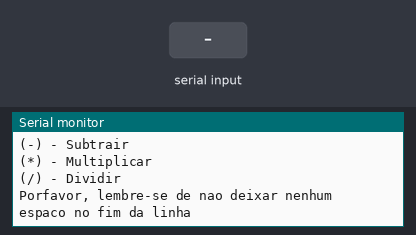
A sketch run on a simulated Arduino Mega 2560, built with avr-gcc and run on an emulated ATmega2560. Parts: the last lines printed to the serial monitor. The inputs (shaded band) are chosen by the test bench.

Above: at 1.0 s.
1.1 s: "s" received over Serial
At 2.0 s:
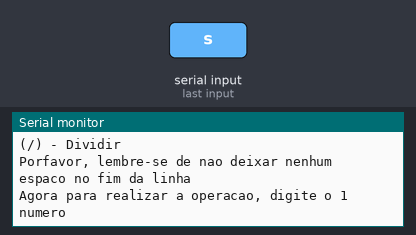
2.6 s: "+" received over Serial
At 3.9 s:
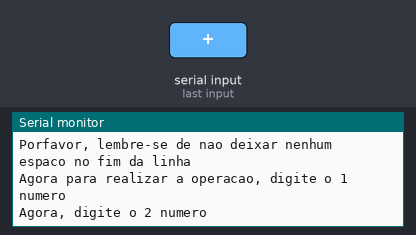
5.1 s: "-" received over Serial
At 7.2 s:
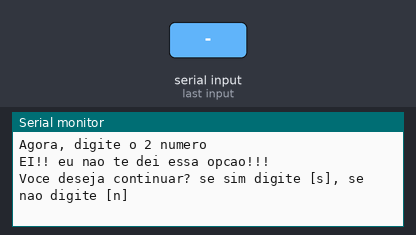
7.6 s: "*" received over Serial
At 9.4 s:
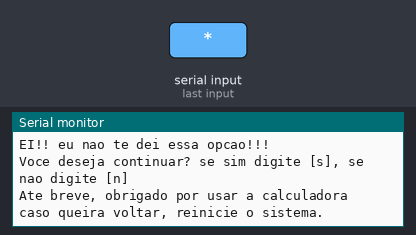

Measured:
- after the input at 1.1 s, the serial monitor: prints a new line at once (image 1)
- after the input at 2.6 s, the serial monitor: prints a new line after 1.0 s (image 2)
- after the input at 5.1 s, the serial monitor: prints a new line after 1.0 s (image 3)
- after the input at 7.6 s, the serial monitor: prints a new line after 1.0 s (image 4)

The sketch:

calculadora_com_menu_switch_case_com_char.ino
```cpp
float N1 			= 0;
float N2 			= 0;
float soma 			= 0;
float subtracao 	= 0;
float multiplicacao = 0;
float divisao 		= 0;
char escolha = '+';
int contador;


void setup()
{
  Serial.begin (9600);


  do {
    Serial.println("Bem-Vindo(a) a calculadora mega inteligente :P");
    Serial.println("Escolha uma das opcoes/operacoes");
    Serial.println("(+) - Somar       ");
    Serial.println("(-) - Subtrair    ");
    Serial.println("(*) - Multiplicar ");
    Serial.println("(/) - Dividir     ");
    Serial.println("Porfavor, lembre-se de nao deixar nenhum espaco no fim da linha");
    while (! Serial.available ());
    escolha = Serial.read();


    Serial.println("Agora para realizar a operacao, digite o 1 numero");
    while (! Serial.available ());
    N1 = Serial.parseFloat();

    Serial.println();

    Serial.println("Agora, digite o 2 numero");
    while (! Serial.available ());
    N2 = Serial.parseFloat();

    Serial.println();

    switch(escolha)  {

      case '+':

      soma = N1 + N2;

      Serial.println("WOW!!! O resultado foi: " + String(soma));
      Serial.println();

      break;

      case '-':

      subtracao = N1 - N2;

      Serial.println("WOW!!! O resultado foi: " + String(subtracao));
      Serial.println();

      break;

      case '*':

      multiplicacao = N1 * N2;

      Serial.println("WOW!!! O resultado foi: " + String(multiplicacao));
      Serial.println();

      break;

      case '/':

      divisao = N1 / N2;

      Serial.println("WOW!!! O resultado foi: " + String(divisao));
      Serial.println();

      break;

      default:

        Serial.println("EI!! eu nao te dei essa opcao!!!");
    }

    Serial.println("Voce deseja continuar? se sim digite [s], se nao digite [n] ");
    while (!Serial.available());

      if(Serial.readString() == "s" ) {

  contador++;
    }

      else{
      contador = 0;
        Serial.println("Ate breve, obrigado por usar a calculadora");
        Serial.println("caso queira voltar, reinicie o sistema.");
      }
    }

  while(contador != 0);

}

void loop()

{
//sem código
}
```
